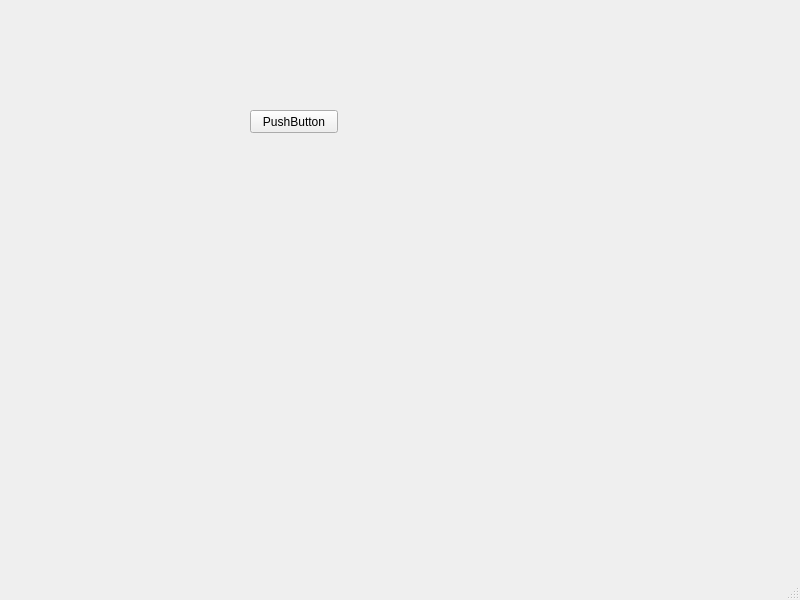
<?xml version="1.0" encoding="UTF-8"?>
<ui version="4.0">
 <class>MainWindow</class>
 <widget class="QMainWindow" name="MainWindow">
  <property name="geometry">
   <rect>
    <x>0</x>
    <y>0</y>
    <width>800</width>
    <height>600</height>
   </rect>
  </property>
  <property name="windowTitle">
   <string>MainWindow</string>
  </property>
  <widget class="QWidget" name="centralwidget">
   <widget class="QPushButton" name="pushButton">
    <property name="geometry">
     <rect>
      <x>250</x>
      <y>110</y>
      <width>88</width>
      <height>23</height>
     </rect>
    </property>
    <property name="text">
     <string>PushButton</string>
    </property>
   </widget>
  </widget>
  <widget class="QMenuBar" name="menubar">
   <property name="geometry">
    <rect>
     <x>0</x>
     <y>0</y>
     <width>800</width>
     <height>23</height>
    </rect>
   </property>
  </widget>
  <widget class="QStatusBar" name="statusbar"/>
 </widget>
 <resources/>
 <connections>
  <connection>
   <sender>pushButton</sender>
   <signal>clicked()</signal>
   <receiver>MainWindow</receiver>
   <slot>close()</slot>
   <hints>
    <hint type="sourcelabel">
     <x>307</x>
     <y>147</y>
    </hint>
    <hint type="destinationlabel">
     <x>310</x>
     <y>300</y>
    </hint>
   </hints>
  </connection>
 </connections>
</ui>
